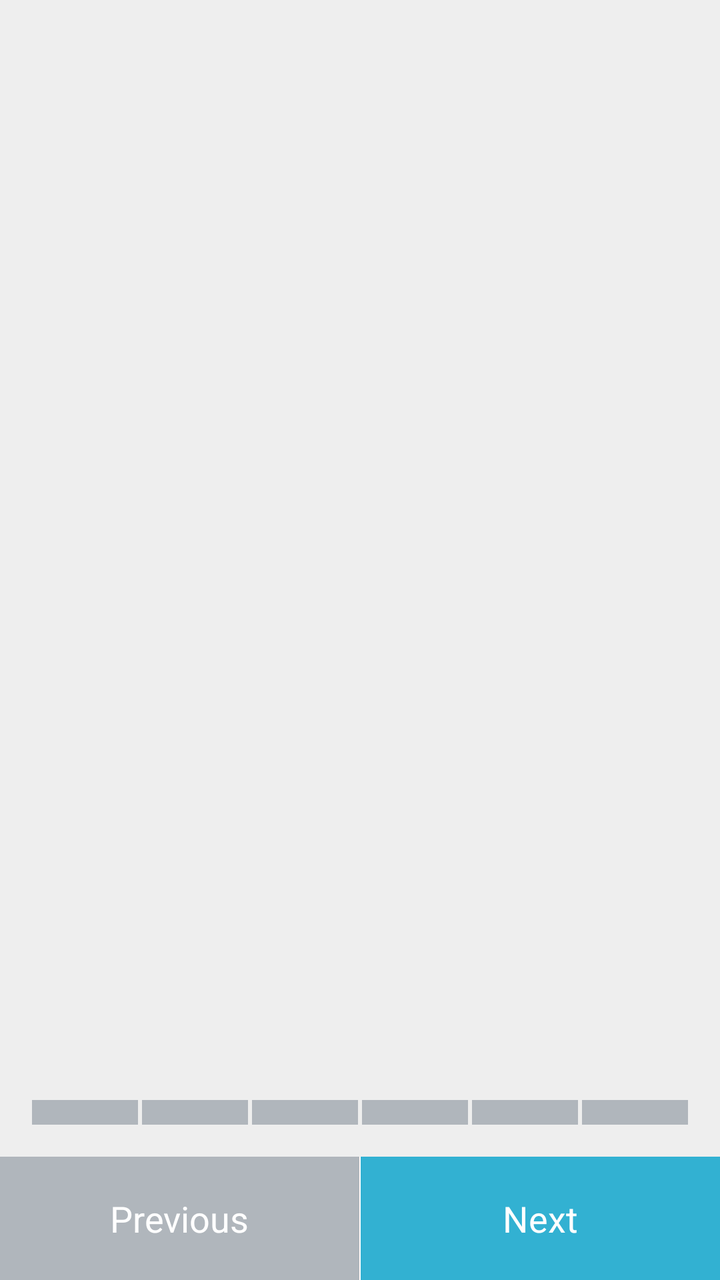
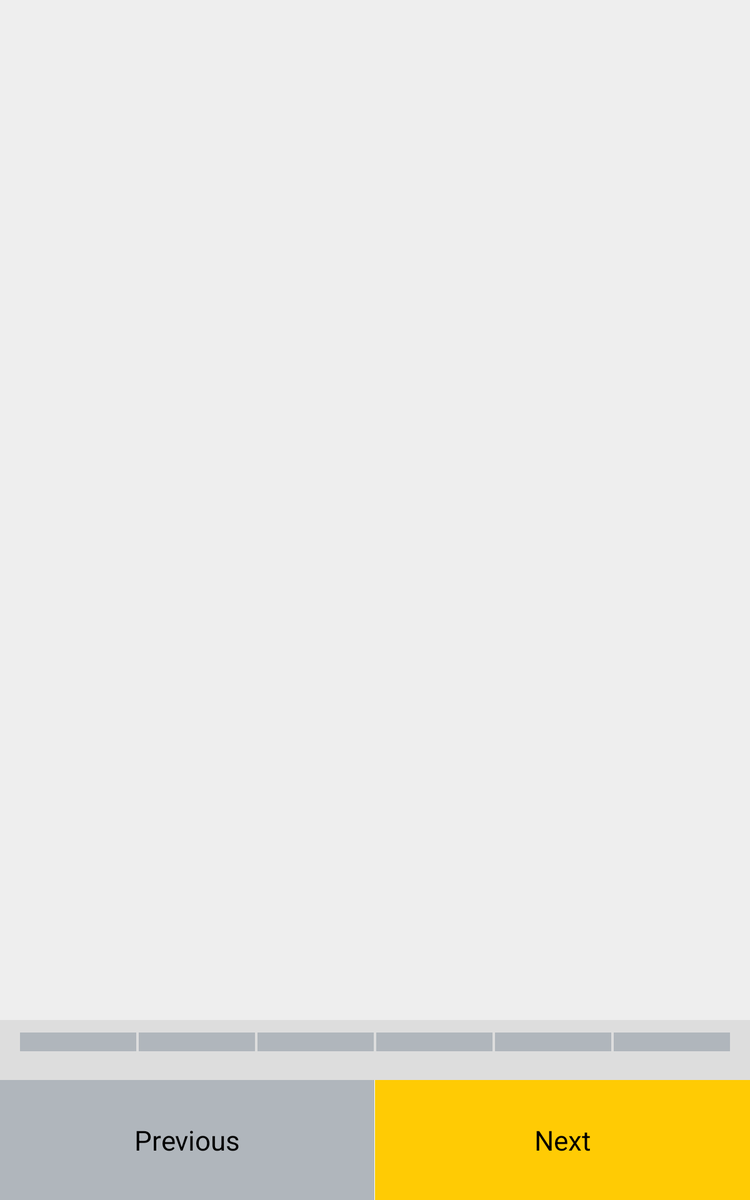

An Android layout and its configuration variant, each rendered on a device that would load it. The default file and the variant file are quoted in full after the pictures.
<!-- AndroidManifest.xml: application theme AppTheme -->
<!-- res/layout/pager_host_layout.xml -->
<?xml version="1.0" encoding="utf-8"?>
<LinearLayout xmlns:android="http://schemas.android.com/apk/res/android"
    android:layout_width="match_parent"
    android:layout_height="match_parent"
    android:background="#EEEEEE"
    android:orientation="vertical"
    android:weightSum="10">

    <FrameLayout
        android:id="@+id/main_view"
        android:layout_width="match_parent"
        android:layout_height="0dp"
        android:layout_weight="8.8"
        android:orientation="vertical"
        android:overScrollMode="always" />

    <LinearLayout
        android:id="@+id/bottom"
        android:layout_width="match_parent"
        android:layout_height="0dp"
        android:layout_alignParentTop="true"
        android:layout_marginBottom="8dp"
        android:layout_marginTop="8dp"
        android:layout_weight="0.2"
        android:orientation="horizontal"
        android:paddingLeft="16dp"
        android:paddingRight="16dp"
        android:weightSum="6">

        <View
            android:id="@+id/phase_personnel"
            android:layout_width="0dp"
            android:layout_height="match_parent"
            android:layout_marginRight="2dp"
            android:layout_weight="1"
            android:background="#B0B6BC"
            android:gravity="center"
            android:padding="2dp" />

        <View
            android:id="@+id/phase_capture_image"
            android:layout_width="0dp"
            android:layout_height="match_parent"
            android:layout_marginRight="2dp"
            android:layout_weight="1"
            android:background="#B0B6BC"
            android:gravity="center"
            android:padding="2dp" />

        <View
            android:id="@+id/phase_categories"
            android:layout_width="0dp"
            android:layout_height="match_parent"
            android:layout_marginRight="2dp"
            android:layout_weight="1"
            android:background="#B0B6BC"
            android:gravity="center"
            android:padding="2dp" />

        <View
            android:id="@+id/phase_professional"
            android:layout_width="0dp"
            android:layout_height="match_parent"
            android:layout_marginRight="2dp"
            android:layout_weight="1"
            android:background="#B0B6BC"
            android:gravity="center"
            android:padding="2dp" />

        <View
            android:id="@+id/phase_work_exp"
            android:layout_width="0dp"
            android:layout_height="match_parent"
            android:layout_marginRight="2dp"
            android:layout_weight="1"
            android:background="#B0B6BC"
            android:gravity="center"
            android:padding="2dp" />

        <View
            android:id="@+id/phase_submit"
            android:layout_width="0dp"
            android:layout_height="match_parent"
            android:layout_weight="1"
            android:background="#B0B6BC"
            android:gravity="center"
            android:padding="2dp" />
    </LinearLayout>

    <LinearLayout
        android:layout_width="match_parent"
        android:layout_height="0dp"
        android:layout_alignParentBottom="true"
        android:layout_marginTop="8dp"
        android:layout_weight="1"
        android:orientation="horizontal"
        android:weightSum="2">

        <Button
            android:id="@+id/previous"
            android:layout_width="0dp"
            android:layout_height="match_parent"
            android:layout_weight="1"
            android:background="#B0B6BC"
            android:text="Previous"
            android:textColor="#FFFFFF" />

        <View
            android:layout_width="0.5dp"
            android:layout_height="match_parent"
            android:background="#FFFFFF" />

        <Button
            android:id="@+id/next"
            android:layout_width="0dp"
            android:layout_height="match_parent"
            android:layout_weight="1"
            android:background="#32B1D2"
            android:text="Next"
            android:textColor="#FFFFFF" />
    </LinearLayout>
</LinearLayout>
<!-- resources referenced by this layout -->
<resources>
  <style name="AppTheme" parent="android:Theme.Holo.Light.DarkActionBar">
          
      </style>
</resources>
<!-- res/layout-large/pager_host_layout.xml (the repository's variant of the layout above) -->
<!-- drawn on a 7-inch tablet held upright -->
<?xml version="1.0" encoding="utf-8"?>
<LinearLayout xmlns:android="http://schemas.android.com/apk/res/android"
    android:layout_width="match_parent"
    android:layout_height="match_parent"
    android:background="#EEEEEE"
    android:orientation="vertical"
    android:weightSum="10">

    <FrameLayout
        android:id="@+id/main_view"
        android:layout_width="match_parent"
        android:layout_height="0dp"
        android:layout_weight="8.5"
        android:orientation="vertical"
        android:overScrollMode="always" />

    <LinearLayout
        android:layout_width="match_parent"
        android:layout_height="0dp"
        android:layout_weight="0.5"
        android:background="#DDDDDD"
        android:orientation="vertical"
        android:weightSum="0.5">

        <LinearLayout
            android:id="@+id/bottom"
            android:layout_width="match_parent"
            android:layout_height="0dp"
            android:layout_alignParentTop="true"
            android:layout_marginTop="10dp"
            android:layout_weight="0.2"
            android:orientation="horizontal"
            android:paddingLeft="16dp"
            android:paddingRight="16dp"
            android:paddingTop="0dp"
            android:weightSum="6"
            >

            <View
                android:id="@+id/phase_personnel"
                android:layout_width="0dp"
                android:layout_height="match_parent"
                android:layout_marginRight="2dp"
                android:layout_weight="1"
                android:background="#B0B6BC"
                android:gravity="center" />

            <View
                android:id="@+id/phase_capture_image"
                android:layout_width="0dp"
                android:layout_height="match_parent"
                android:layout_marginRight="2dp"
                android:layout_weight="1"
                android:background="#B0B6BC"
                android:gravity="center"
                android:padding="2dp" />

            <View
                android:id="@+id/phase_categories"
                android:layout_width="0dp"
                android:layout_height="match_parent"
                android:layout_marginRight="2dp"
                android:layout_weight="1"
                android:background="#B0B6BC"
                android:gravity="center"
                android:padding="2dp" />

            <View
                android:id="@+id/phase_professional"
                android:layout_width="0dp"
                android:layout_height="match_parent"
                android:layout_marginRight="2dp"
                android:layout_weight="1"
                android:background="#B0B6BC"
                android:gravity="center"
                android:padding="2dp" />

            <View
                android:id="@+id/phase_work_exp"
                android:layout_width="0dp"
                android:layout_height="match_parent"
                android:layout_marginRight="2dp"
                android:layout_weight="1"
                android:background="#B0B6BC"
                android:gravity="center"
                android:padding="2dp" />

            <View
                android:id="@+id/phase_submit"
                android:layout_width="0dp"
                android:layout_height="match_parent"
                android:layout_weight="1"
                android:background="#B0B6BC"
                android:gravity="center"
                android:padding="2dp" />
        </LinearLayout>
    </LinearLayout>

    <LinearLayout
        android:layout_width="match_parent"
        android:layout_height="0dp"
        android:layout_alignParentBottom="true"
        android:layout_marginTop="0dp"
        android:layout_weight="1"
        android:orientation="horizontal"
        android:weightSum="2">

        <Button
            android:id="@+id/previous"
            style="@style/TextStyle"
            android:layout_width="0dp"
            android:layout_height="match_parent"
            android:layout_weight="1"
            android:background="@drawable/previous_button_feedback"
            android:text="Previous"
            android:textColor="#000000"
            android:textSize="@dimen/text_size" />

        <View
            android:layout_width="0.5dp"
            android:layout_height="match_parent"
            android:background="#FFFFFF" />

        <Button
            android:id="@+id/next"
            style="@style/TextStyle"
            android:layout_width="0dp"
            android:layout_height="match_parent"
            android:layout_weight="1"
            android:background="@drawable/next_button_feedback"
            android:text="Next"
            android:textColor="#000000"
            android:textSize="@dimen/text_size" />
    </LinearLayout>
</LinearLayout>
<!-- resources referenced by the variant -->
<!-- as a 7-inch tablet held upright resolves them -->
<resources>
  <!-- from res/values-large/ -->
  <dimen name="text_size">22sp</dimen>
  <!-- drawable next_button_feedback (drawable) -->
  <?xml version="1.0" encoding="utf-8"?>
  <selector xmlns:android="http://schemas.android.com/apk/res/android">
      <item android:drawable="@color/ireg_blue" android:state_pressed="true" />
      <item android:drawable="@color/ireg_blue" android:state_activated="true" />
      <item android:drawable="@color/ireg_blue" android:state_selected="true" />
      <item android:drawable="@color/ireg_yellow" />
  </selector>
  <!-- drawable previous_button_feedback (drawable) -->
  <?xml version="1.0" encoding="utf-8"?>
  <selector xmlns:android="http://schemas.android.com/apk/res/android">
      <item android:drawable="@color/ireg_blue" android:state_pressed="true" />
      <item android:drawable="@color/ireg_blue" android:state_activated="true" />
      <item android:drawable="@color/ireg_blue" android:state_selected="true" />
      <item android:drawable="@color/ireg_grey" />
  </selector>
  <style name="TextStyle" parent="android:TextAppearance">
          <item name="android:typeface">sans</item>
      </style>
  <style name="AppTheme" parent="android:Theme.Holo.Light.DarkActionBar">
          
      </style>
  <color name="ireg_blue">#32B1D2</color>
  <color name="ireg_yellow">#FFCB04</color>
  <color name="ireg_grey">#B0B6BC</color>
</resources>
